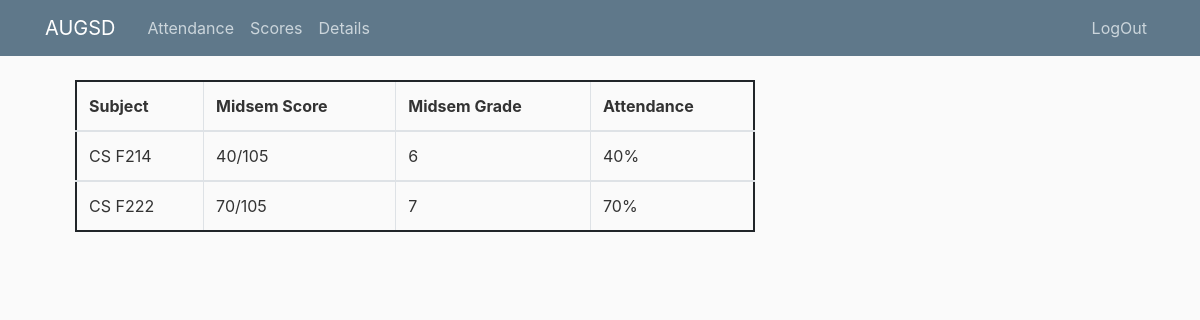
Page /details/scores (signed in) on the committed database.
### details/models.py (models this page shows, shortened)
class score(models.Model):
    User = get_user_model()
    user = models.ForeignKey(User, on_delete=models.CASCADE, related_name="Student")
    subject_name = models.CharField(max_length=30, default='NIL')
    midsem_grade = models.CharField(max_length=15, default='NIL')
    midsem_score = models.CharField(max_length=20, default='NIL')
    attendance = models.CharField(max_length=20, default='NIL')

### details/views.py (the view)
# urls.py: path('scores',views.scores, name="scores"),
def scores(request):
    user = request.user
    scores = score.objects.filter(user=user)
    scores_dict = {"scores":scores}
    return render(request, 'details/scores.html', scores_dict)

### details/templates/details/scores.html
{% extends "details/base.html" %}
{% block title %}
{% load static %}
<link rel="stylesheet" href="{% static 'details/scores.css' %}" >
{% endblock %}
{% block content %}
<div class="container">
<center>
            <table class="table table-bordered">
               <thead class="">
                  <tr>
                     <th>Subject</th>
                     <th>Midsem Score</th>
                     <th>Midsem Grade</th>
                     <th>Attendance</th>
                  </tr>
               </thead>
               {% for score in scores %}
               <tbody class="tbody">
               <td>{{ score.subject_name }}</td>
               <td>{{ score.midsem_score }}</td>
               <td>{{ score.midsem_grade }}</td>
               <td>{{ score.attendance }}</td>
               </tbody>
               {% endfor %}
            </table>
</center>
   </div>
{% endblock %}

### details/static/details/main.css (style rules this page uses)
body { background: #fafafa; color: #333333; margin-top: 5rem; }

### details/static/details/scores.css (style rules this page uses)
.table-bordered { border: 2px solid #212529; }
tbody { display: table-row-group; vertical-align: middle; border-color: black; }

### rows in the picture
score: subject_name "CS F214", midsem_score "40/105", midsem_grade "6", attendance "40%"
score: subject_name "CS F222", midsem_score "70/105", midsem_grade "7", attendance "70%"
